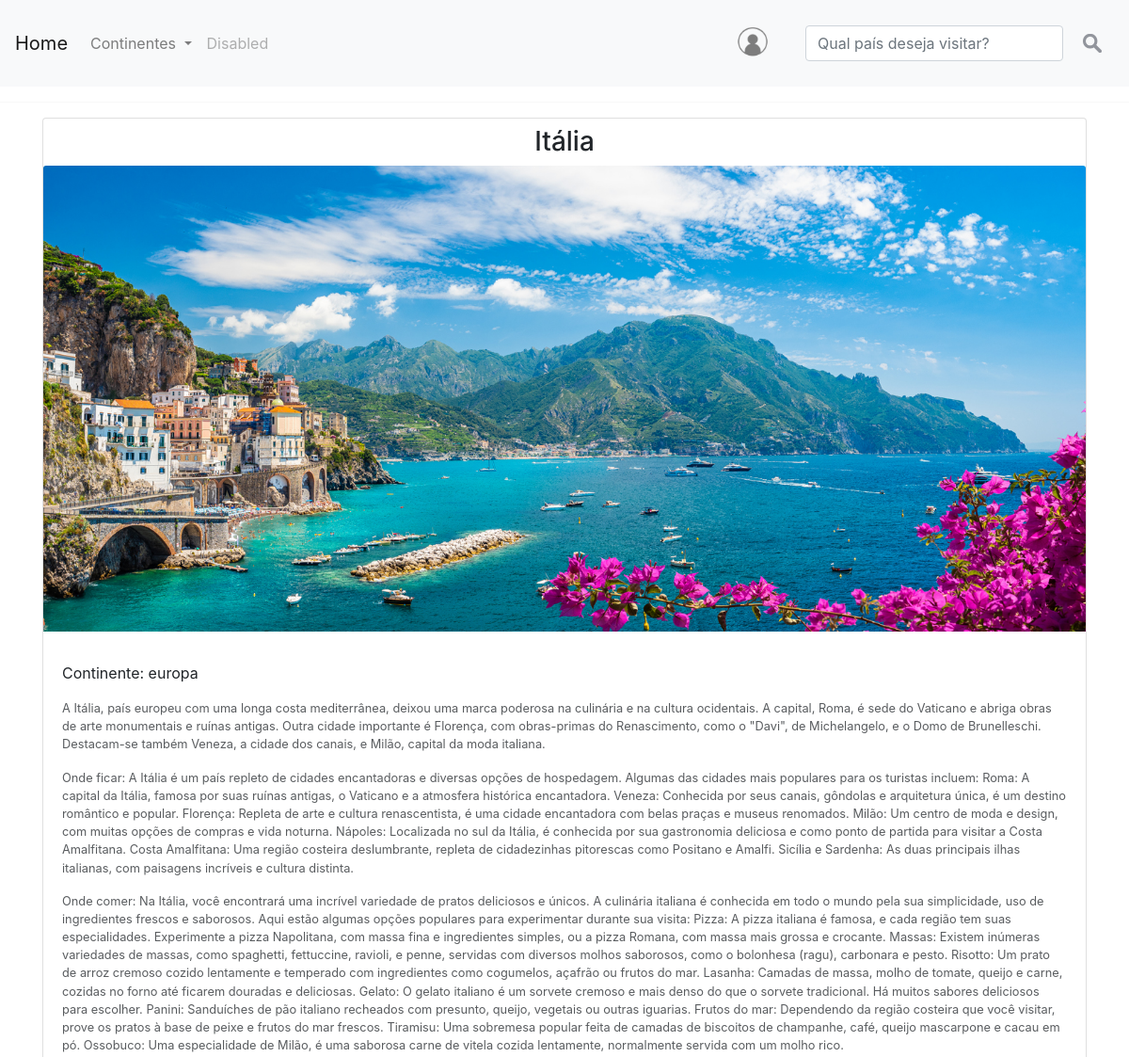
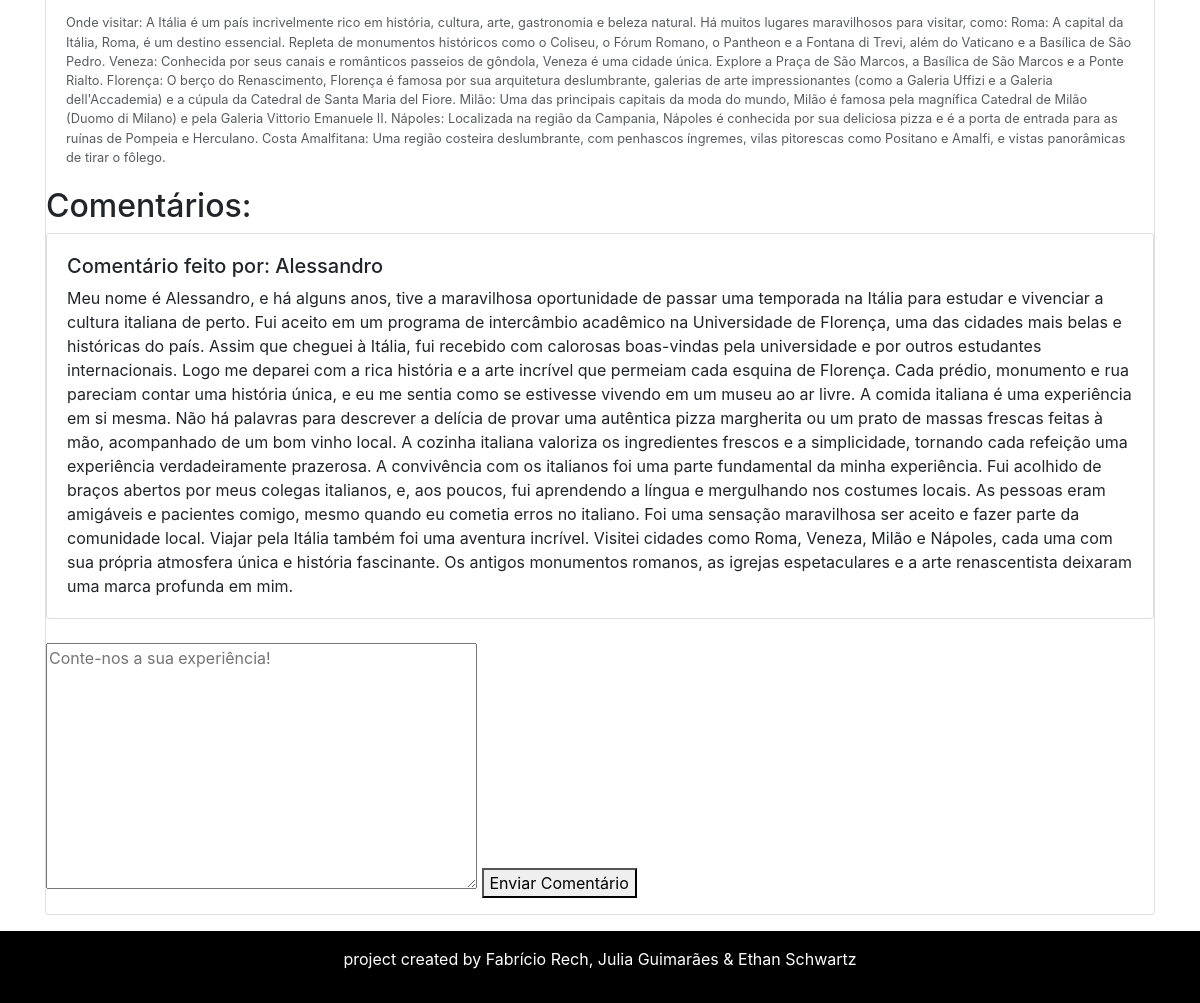
Page /europa/Continente/detalhe/italia/ (signed in) on the committed database (2 pictures, top to bottom).
### europa/models.py (models this page shows, shortened)
class model_europa(models.Model):
    Continente = models.CharField(max_length=100)
    País = models.CharField(max_length=100)
    Descricao = models.CharField(max_length=3000)
    OndeFicar = models.CharField(max_length=1800)
    OndeComer = models.CharField(max_length=1800)
    OndeVisitar = models.CharField(max_length=1800)
    foto = models.ImageField(upload_to='img/%Y/%m/%d/')
    ta_publicado = models.BooleanField(default=False)
    link = models.CharField(max_length=60)

class Comentario(models.Model):
    coment = models.CharField(max_length=100, null=False, blank=False)
    eh_publicada = models.BooleanField(default=True)
    link_url = models.CharField(max_length=100, null=False, blank=False)
    usuario = models.ForeignKey(
        to=User,
        on_delete=models.SET_NULL,
        null=True, blank=False,
        related_name='europa'
    )

### europa/views.py (the view, shortened to what this page needs)
# urls.py: path('Continente/detalhe/<str:link_url>/',views.v_detalhe, name='detalhe'),
def v_detalhe(request, link_url):
    detalhe = get_object_or_404(model_europa, link=link_url)
    comentarios = Comentario.objects.filter(eh_publicada=True, link_url=link_url)
    formulario = ComentarioForms(initial={'link_url': link_url})
    return render(request, 'europa/paginas/detalhe.html', context={'detalhe': detalhe, 'comentarios': comentarios, 'formulario': formulario})

### europa/forms.py
class ComentarioForms(forms.Form):
    Coment = forms.CharField(
        label='Comentários',
        required=True,
        max_length=5000,
        widget=forms.Textarea(
            attrs={
                'placeholder': 'Conte-nos a sua experiência!',
            }
        )
    )
    link_url = forms.CharField(
        widget=forms.HiddenInput()
    )

### europa/templates/europa/paginas/detalhe.html (shortened to what this page needs)
{% extends 'global/paginas/pais_detalhe.html' %}
{% block comentario %}
<section>
  <h2 class="m2">Comentários:</h2>
  {% for comentario in comentarios %}
  <div class="card">
    <div class="card-body">
      <h5>Comentário feito por: {{ comentario.usuario.username }}</h5>
      {{ comentario.coment }}
    </div>
  </div>
  <br>
  {% empty %}
      <p>Nenhum comentário encontrado.</p>
  {% endfor %}
</section>
{% if user.is_authenticated %}
<section>
  <form action="{% url 'Europa:comentario' %}" method="POST">
    {{ formulario.Coment }}
    <button type="submit">Enviar Comentário</button>
  </form>
</section>
{% else %}
<p>Por favor, faça o login para deixar um comentário.</p>
{% endif %}
{% endblock %}

### meus_templates/global/paginas/pais_detalhe.html (shortened to what this page needs)
{% include 'global/parciais/header.html' %}
<hr>
{% load static %}
<link rel="stylesheet" href="https://stackpath.bootstrapcdn.com/bootstrap/4.1.3/css/bootstrap.min.css">
{%if detalhe %}
<div class="container" style="border: 0;">
<div class="card mb-3">
  <div>
    <h3 class="text-center m-2">{{detalhe.País}}</h3>
  </div>
    <img src="{{ detalhe.foto.url }}" class="card-img-top" alt="...">
    <div class="card-body">
      <p class="card-text">Continente: {{detalhe.Continente}}</p>
      <p class="card-text"><small class="text-body-secondary">{{detalhe.Descricao}}</small></p>
      <p class="card-text"><small class="text-body-secondary">Onde ficar: {{detalhe.OndeFicar}}</small></p>
      <p class="card-text"><small class="text-body-secondary">Onde comer: {{detalhe.OndeComer}}</small></p>
      <p class="card-text"><small class="text-body-secondary">Onde visitar: {{detalhe.OndeVisitar}}</small></p>
    </div>
{% endif %}
{% block comentario %}
{% endblock %}
</div>
</div>
{% include 'global/parciais/footer.html' %}

### rows in the picture
model_europa: País "Itália", foto (picture), Continente "europa", Descricao "A Itália, país europeu com uma longa costa mediterrânea, deixou uma marca poderosa na culinária e na cultura ocidentais. A capital, Roma, é sede do Vaticano e abriga obras de arte monumentais e ruínas antigas. Outra cidade importante é Florença, com obras-primas do Renascimento, como o \"Davi\", de Michelangelo, e o Domo de Brunelleschi. Destacam-se também Veneza, a cidade dos canais, e Milão, capital da moda italiana.", OndeFicar "A Itália é um país repleto de cidades encantadoras e diversas opções de hospedagem. Algumas das cidades mais populares para os turistas incluem: Roma: A capital da Itália, famosa por suas ruínas antigas, o Vaticano e a atmosfera histórica encantadora. Veneza: Conhecida por seus canais, gôndolas e arquitetura única, é um destino romântico e popular. Florença: Repleta de arte e cultura renascentista, é uma cidade encantadora com belas praças e museus renomados. Milão: Um centro de moda e design, com muitas opções de compras e vida noturna. Nápoles: Localizada no sul da Itália, é conhecida por sua gastronomia deliciosa e como ponto de partida para visitar a Costa Amalfitana. Costa Amalfitana:…", OndeComer "Na Itália, você encontrará uma incrível variedade de pratos deliciosos e únicos. A culinária italiana é conhecida em todo o mundo pela sua simplicidade, uso de ingredientes frescos e saborosos. Aqui estão algumas opções populares para experimentar durante sua visita: Pizza: A pizza italiana é famosa, e cada região tem suas especialidades. Experimente a pizza Napolitana, com massa fina e ingredientes simples, ou a pizza Romana, com massa mais grossa e crocante. Massas: Existem inúmeras variedades de massas, como spaghetti, fettuccine, ravioli, e penne, servidas com diversos molhos saborosos, como o bolonhesa (ragu), carbonara e pesto. Risotto: Um prato de arroz cremoso cozido lentamente e…", OndeVisitar "A Itália é um país incrivelmente rico em história, cultura, arte, gastronomia e beleza natural. Há muitos lugares maravilhosos para visitar, como: Roma: A capital da Itália, Roma, é um destino essencial. Repleta de monumentos históricos como o Coliseu, o Fórum Romano, o Pantheon e a Fontana di Trevi, além do Vaticano e a Basílica de São Pedro. Veneza: Conhecida por seus canais e românticos passeios de gôndola, Veneza é uma cidade única. Explore a Praça de São Marcos, a Basílica de São Marcos e a Ponte Rialto. Florença: O berço do Renascimento, Florença é famosa por sua arquitetura deslumbrante, galerias de arte impressionantes (como a Galeria Uffizi e a Galeria dell'Accademia) e a cúpula da…"
Comentario: usuario.username "Alessandro", coment "Meu nome é Alessandro, e há alguns anos, tive a maravilhosa oportunidade de passar uma temporada na Itália para estudar e vivenciar a cultura italiana de perto. Fui aceito em um programa de intercâmbio acadêmico na Universidade de Florença, uma das cidades mais belas e históricas do país. Assim que cheguei à Itália, fui recebido com calorosas boas-vindas pela universidade e por outros estudantes internacionais. Logo me deparei com a rica história e a arte incrível que permeiam cada esquina de Florença. Cada prédio, monumento e rua pareciam contar uma história única, e eu me sentia como se estivesse vivendo em um museu ao ar livre. A comida italiana é uma experiência em si mesma. Não há…"
